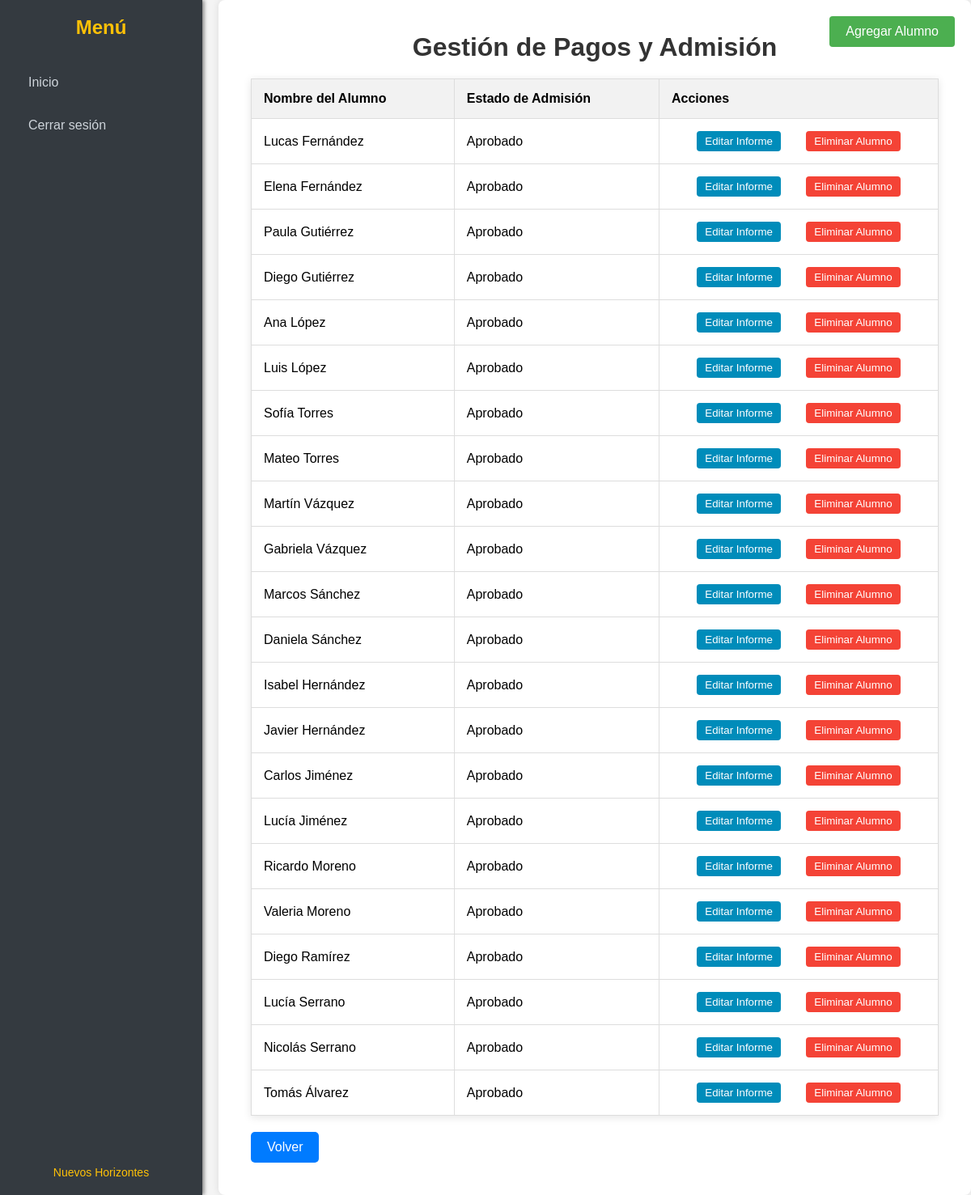
The app's page /gestion-pagos-admision/3/ (signed in) with its own data.
### core/models.py (models this page shows, shortened)
class Alumno(models.Model):
    establecimiento = models.ForeignKey(Establecimiento, on_delete=models.CASCADE, related_name='alumnos', null=True, blank=True)
    user = models.OneToOneField(User, on_delete=models.CASCADE)
    nombre = models.CharField(max_length=100)
    apellido = models.CharField(max_length=200, default='Sin apellido')
    email = models.EmailField(unique=True)
    apoderado = models.ForeignKey(Apoderado, related_name='alumnos', on_delete=models.SET_NULL, null=True)
    estado_admision = models.CharField(max_length=50, default='Pendiente')

### core/views.py (the view)
# urls.py: path('gestion-pagos-admision/<int:establecimiento_id>/', views.ver_gestion_pagos_admision, name='asisAdmiFinan_gestion_pagos'),
@login_required
def ver_gestion_pagos_admision(request, establecimiento_id):
    establecimiento = Establecimiento.objects.get(id=establecimiento_id)
    alumnos = Alumno.objects.filter(establecimiento=establecimiento)
    context = {
        'alumnos': alumnos,
        'establecimiento_id': establecimiento.id,  # Pasamos el ID correctamente
    }
    return render(request, 'asisAdmiFinan_gestion_pagos.html', context)

### core/templates/asisAdmiFinan_gestion_pagos.html (shortened to what this page needs)
{% load static %}
<!DOCTYPE html>
<html lang="es">
<head>
</head>
<body>
    <div class="sidebar">
        <h2>Menú</h2>
        <ul>
            <li><a href="{% url 'panel_asisAdminFinan' establecimiento_id %}">Inicio</a></li>
            <li>
                <form action="{% url 'logout' %}" method="post" style="display: inline;">
                    <button type="submit">Cerrar sesión</button>
                </form>
            </li>
        </ul>
        <div class="footer">
            <a href="#">Nuevos Horizontes</a>
        </div>
    </div>
    <div class="content">
        <a href="{% url 'agregar_alumno_asis' establecimiento_id %}" class="add-student">Agregar Alumno</a>
        <h1>Gestión de Pagos y Admisión</h1>
        <table>
            <thead>
                <tr>
                    <th>Nombre del Alumno</th>
                    <th>Estado de Admisión</th>
                    <th>Acciones</th>
                </tr>
            </thead>
            <tbody>
                {% for alumno in alumnos %}
                <tr>
                    <td>{{ alumno.nombre }} {{ alumno.apellido }}</td>
                    <td>{{ alumno.estado_admision }}</td>
                    <td>
                        <div class="action-buttons">
                            <button class="update" onclick="window.location.href='{% url 'editar_informe_asis' establecimiento_id=establecimiento_id id=alumno.id %}'">Editar Informe</button>
                            <form action="{% url 'eliminar_alumno_asis' establecimiento_id=establecimiento_id alumno_id=alumno.id %}" method="post">
                                <button type="submit" class="delete">Eliminar Alumno</button>
                            </form>
                        </div>
                    </td>
                </tr>
                {% endfor %}
            </tbody>
        </table>
        <a href="javascript:history.back()" class="btn-volver">Volver</a>
    </div>
</body>
</html>

### core/templates/asisAdmiFinan_gestion_pagos.html (style rules this page uses)
* { margin: 0; padding: 0; box-sizing: border-box; }
body { font-family: Arial, sans-serif; background-color: #f4f4f4; display: flex; height: 100vh; }
.sidebar { width: 250px; background-color: #343a40; color: white; padding: 20px; position: fixed; height: 100%; display: flex; flex-direction: column; justify-content: space-between; box-shadow: 2px 0 5px rgba(0, 0, 0, 0.5); }
.sidebar h2 { color: #ffc107; text-align: center; margin-bottom: 20px; font-weight: bold; font-size: 1.5em; }
.sidebar ul { list-style: none; padding: 0; flex-grow: 1; }
.sidebar ul li { margin: 15px 0; }
.sidebar ul li a, .sidebar ul li form button { color: #ced4da; text-decoration: none; padding: 10px 15px; border-radius: 5px; transition: background-color 0.3s, color 0.3s; display: block; background: none; border: none; cursor: pointer; font-family: inherit; font-size: inherit; width: 100%; text-align: left; }
.footer { text-align: center; font-size: 14px; color: #ffc107; margin-top: 20px; }
.footer a { color: #ffc107; text-decoration: none; transition: color 0.3s; }
.content { margin-left: 270px; padding: 40px; background-color: white; border-radius: 8px; box-shadow: 0 0 10px rgba(0, 0, 0, 0.1); overflow-y: auto; max-height: 100vh; width: calc(100% - 270px); }
h1 { text-align: center; color: #333; }
table { width: 100%; border-collapse: collapse; margin-top: 20px; background-color: white; box-shadow: 0 2px 10px rgba(0, 0, 0, 0.1); }
th, td { padding: 15px; text-align: left; border: 1px solid #ddd; }
th { background-color: #f2f2f2; }
.action-buttons { display: flex; justify-content: space-evenly; }
.action-buttons button { padding: 5px 10px; background-color: #4CAF50; color: white; border: none; cursor: pointer; border-radius: 4px; transition: background-color 0.3s; }
.action-buttons button.delete { background-color: #f44336; }
.action-buttons button.update { background-color: #008CBA; }
.add-student { position: absolute; top: 20px; right: 20px; padding: 10px 20px; background-color: #4CAF50; color: white; border: none; cursor: pointer; text-decoration: none; border-radius: 4px; }
.btn-volver { display: inline-block; margin-top: 20px; background-color: #007bff; color: white; padding: 10px 20px; border-radius: 5px; text-align: center; text-decoration: none; font-size: 16px; cursor: pointer; transition: background-color 0.3s; }

### records on screen
Alumno: nombre "Lucas", apellido "Fernández", estado_admision "Aprobado"
Alumno: nombre "Elena", apellido "Fernández", estado_admision "Aprobado"
Alumno: nombre "Paula", apellido "Gutiérrez", estado_admision "Aprobado"
Alumno: nombre "Diego", apellido "Gutiérrez", estado_admision "Aprobado"
Alumno: nombre "Ana", apellido "López", estado_admision "Aprobado"
Alumno: nombre "Luis", apellido "López", estado_admision "Aprobado"
Alumno: nombre "Sofía", apellido "Torres", estado_admision "Aprobado"
Alumno: nombre "Mateo", apellido "Torres", estado_admision "Aprobado"
Alumno: nombre "Martín", apellido "Vázquez", estado_admision "Aprobado"
Alumno: nombre "Gabriela", apellido "Vázquez", estado_admision "Aprobado"
Alumno: nombre "Marcos", apellido "Sánchez", estado_admision "Aprobado"
Alumno: nombre "Daniela", apellido "Sánchez", estado_admision "Aprobado"
Alumno: nombre "Isabel", apellido "Hernández", estado_admision "Aprobado"
Alumno: nombre "Javier", apellido "Hernández", estado_admision "Aprobado"
Alumno: nombre "Carlos", apellido "Jiménez", estado_admision "Aprobado"
Alumno: nombre "Lucía", apellido "Jiménez", estado_admision "Aprobado"
Alumno: nombre "Ricardo", apellido "Moreno", estado_admision "Aprobado"
Alumno: nombre "Valeria", apellido "Moreno", estado_admision "Aprobado"
Alumno: nombre "Diego", apellido "Ramírez", estado_admision "Aprobado"
Alumno: nombre "Lucía", apellido "Serrano", estado_admision "Aprobado"
Alumno: nombre "Nicolás", apellido "Serrano", estado_admision "Aprobado"
Alumno: nombre "Tomás", apellido "Álvarez", estado_admision "Aprobado"
